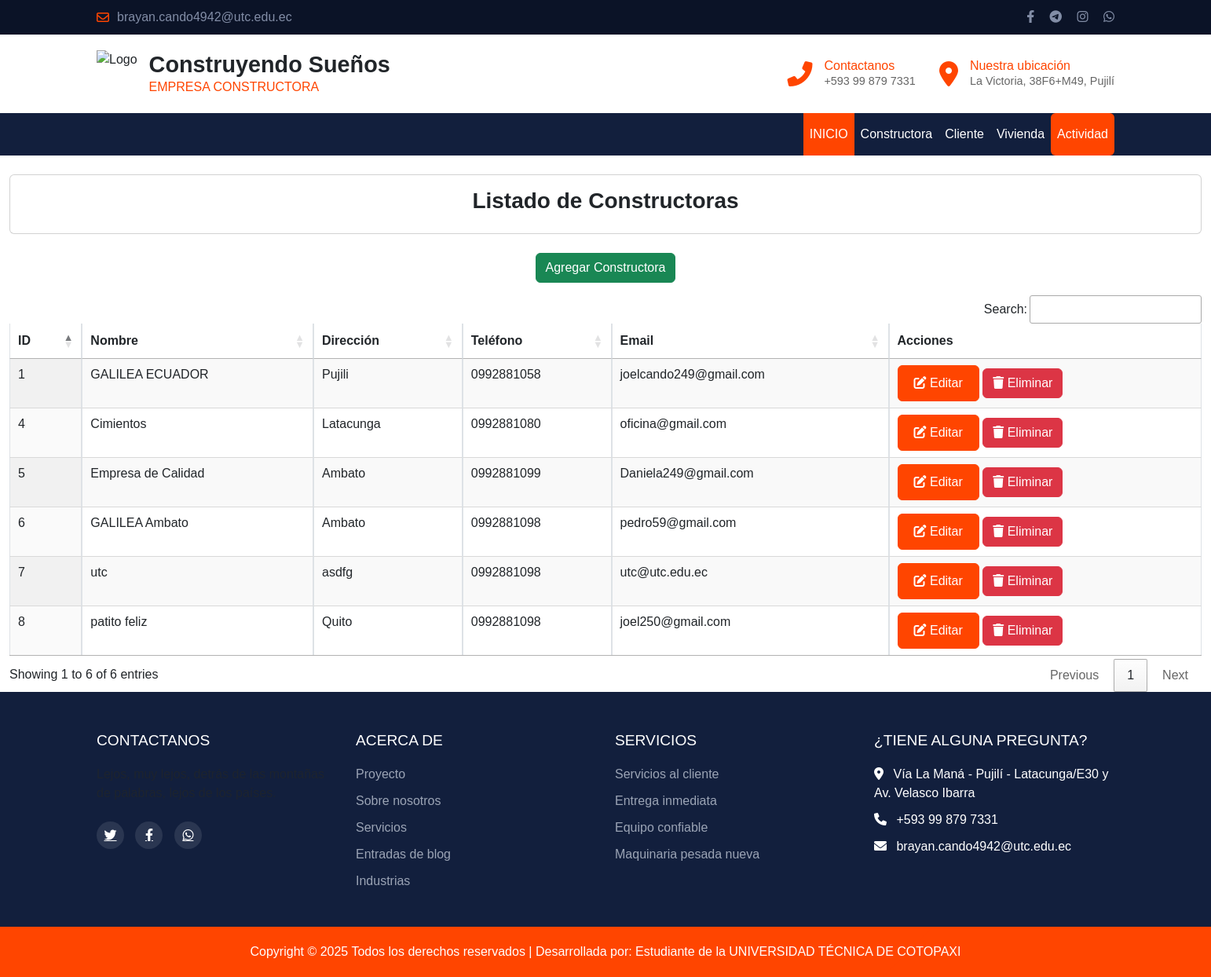
The app's page /constructoras/ with its own data.
### Aplicaciones/Planificacion/models.py (models this page shows, shortened)
class Constructora(models.Model):
    nombre = models.CharField(max_length=255)
    direccion = models.TextField()
    telefono = models.CharField(max_length=20)
    email = models.EmailField(unique=True)

### Aplicaciones/Planificacion/views.py (the view)
# urls.py: path('constructoras/', views.listadoConstructoras, name='listadoConstructoras'),
def listadoConstructoras(request):
    constructoras = Constructora.objects.all()
    return render(request, "Constructora/listadoConstructoras.html", {'constructoras': constructoras})

### Aplicaciones/Planificacion/templates/Constructora/listadoConstructoras.html (shortened to what this page needs)
{% extends "plantilla.html" %}
{% block body %}
<link rel="stylesheet" type="text/css" href="https://cdn.datatables.net/1.13.7/css/jquery.dataTables.min.css">
<link rel="stylesheet" type="text/css" href="https://cdn.datatables.net/buttons/2.4.2/css/buttons.dataTables.min.css">
<div class="container-fluid">
    <br>
    <div class="card">
        <div class="card-body">
            <h3 class="card-title text-center"><b>Listado de Constructoras</b></h3>
        </div>
    </div>
    <br>
    <div class="text-center mb-3">
        <a href="{% url 'nuevaConstructora' %}" class="btn btn-success">Agregar Constructora</a>
    </div>
    <div class="table-responsive">
        <table id="tbl-constructora" class="table table-striped table-bordered display">
            <thead>
                <tr>
                    <th>ID</th>
                    <th>Nombre</th>
                    <th>Dirección</th>
                    <th>Teléfono</th>
                    <th>Email</th>
                    <th>Acciones</th>
                </tr>
            </thead>
            <tbody>
                {% for constructora in constructoras %}
                <tr>
                    <td>{{ constructora.id }}</td>
                    <td>{{ constructora.nombre }}</td>
                    <td>{{ constructora.direccion }}</td>
                    <td>{{ constructora.telefono }}</td>
                    <td>{{ constructora.email }}</td>
                    <td>
                        <a href="{% url 'editarConstructora' constructora.id %}" class="btn btn-primary">
                            <i class="fas fa-edit"></i> Editar
                        </a>
                        <a href="{% url 'eliminarConstructora' constructora.id %}" class="btn btn-danger" onclick="return confirm('¿Está seguro de eliminar esta constructora?');">
                            <i class="fas fa-trash"></i> Eliminar
                        </a>
                    </td>
                </tr>
                {% endfor %}
            </tbody>
        </table>
    </div>
</div>
{% endblock %}

### Aplicaciones/Planificacion/templates/plantilla.html (style rules this page uses)
body, html { margin: 0; padding: 0; font-family: 'Arial', sans-serif; min-height: 100vh; display: flex; flex-direction: column; }
.btn-primary { background-color: #ff4500; border-color: #ff4500; padding: 10px 20px; }

### records on screen
Constructora: id "1", nombre "GALILEA ECUADOR", direccion "Pujili", telefono "0992881058", email "joelcando249@gmail.com"
Constructora: id "4", nombre "Cimientos", direccion "Latacunga", telefono "0992881080", email "oficina@gmail.com"
Constructora: id "5", nombre "Empresa de Calidad", direccion "Ambato", telefono "0992881099", email "Daniela249@gmail.com"
Constructora: id "6", nombre "GALILEA Ambato", direccion "Ambato", telefono "0992881098", email "pedro59@gmail.com"
Constructora: id "7", nombre "utc", direccion "asdfg", telefono "0992881098", email "utc@utc.edu.ec"
Constructora: id "8", nombre "patito feliz", direccion "Quito", telefono "0992881098", email "joel250@gmail.com"
